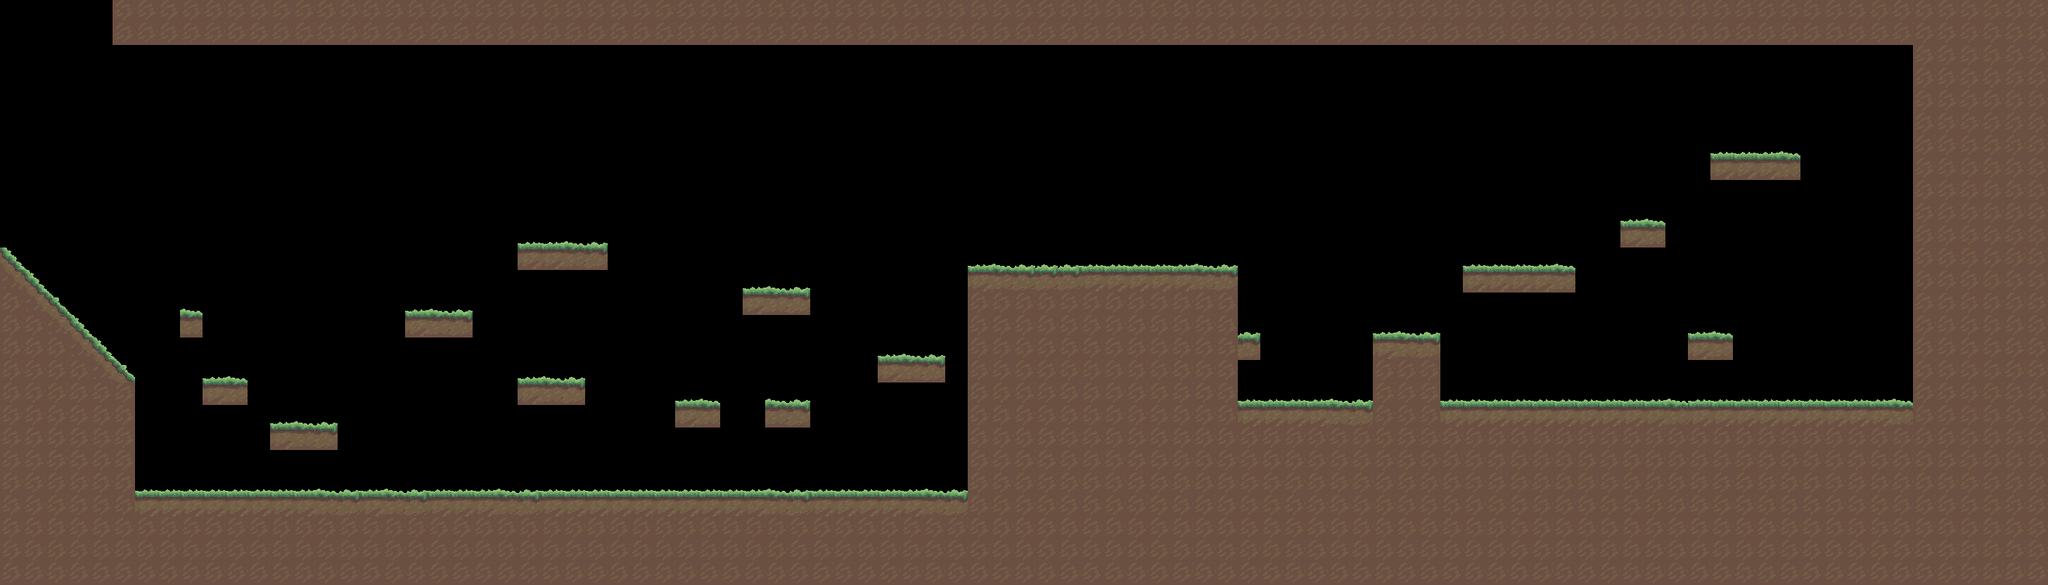

The image is a tile-based game level rendered from a .tmx file. Its description and source (layers, tilesets, objects; grid data summarised) follow:
An orthogonal 91x26 tile map with 32x32 px tiles, 1 tile layer (Tile Layer 1), 5 tilesets and 20 objects.

<map version="1.2" tiledversion="1.3.2" orientation="orthogonal" renderorder="right-down" compressionlevel="-1" width="91" height="26" tilewidth="32" tileheight="32" infinite="0" nextlayerid="6" nextobjectid="21">
 <tileset firstgid="1" source="Forest Tiles.tsx" />
 <tileset firstgid="233" source="frogy.tsx" />
 <tileset firstgid="234" source="Rock1.tsx" />
 <tileset firstgid="235" source="bear.tsx" />
 <tileset firstgid="236" source="ghost.tsx" />
 <layer id="1" name="Tile Layer 1" width="91" height="26">
  <data>[2366 cells, 1120 non-empty, 11 distinct tile ids]</data>
 </layer>
 <objectgroup id="2" name="text">
  <object id="19" x="26" y="188.5" width="149" height="176">
   <text fontfamily="MS Shell Dlg 2" pixelsize="32" wrap="1" color="#ff0000">Entrance and Exit To Room 7</text>
  </object>
 </objectgroup>
 <objectgroup id="3" name="Log" />
 <objectgroup id="4" name="rock">
  <object id="4" gid="234" x="790" y="535" width="32" height="32" />
  <object id="5" gid="234" x="1114" y="407" width="32" height="32" />
  <object id="6" gid="234" x="2509" y="218" width="32" height="32" />
  <object id="7" gid="234" x="2153" y="382" width="32" height="32" />
  <object id="8" gid="234" x="116" y="470" width="32" height="32" />
 </objectgroup>
 <objectgroup id="5" name="enemies">
  <object id="1" gid="1073742057" x="824" y="296" width="50" height="42" rotation="180" />
  <object id="2" gid="1073742057" x="1090" y="650" width="50" height="42" rotation="180" />
  <object id="3" gid="1073742057" x="2580" y="525" width="50" height="42" rotation="180" />
  <object id="9" gid="235" x="625" y="698.5" width="42" height="41" />
  <object id="10" gid="235" x="1064" y="407.5" width="42" height="41" />
  <object id="11" gid="235" x="2313" y="311.5" width="42" height="41" />
  <object id="12" gid="235" x="2178" y="569.5" width="42" height="41" />
  <object id="13" gid="236" x="417" y="602" width="32" height="32" />
  <object id="14" gid="236" x="1269" y="510" width="32" height="32" />
  <object id="15" gid="236" x="1845" y="565" width="32" height="32" />
  <object id="16" gid="236" x="2413" y="469" width="32" height="32" />
  <object id="17" gid="236" x="2451" y="210" width="32" height="32" />
  <object id="18" gid="236" x="752" y="534" width="32" height="32" />
  <object id="20" gid="1073742057" x="269" y="656" width="50" height="42" rotation="180" />
 </objectgroup>
</map>
